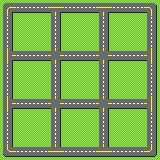

A 2D game scene composited from a Tiled map and its tileset images. What follows is a short description and the map's XML, with every tile layer's data as written:
An orthogonal 10x10 tile map with 16x16 px tiles, 1 tile layer (Tile Layer 1).

<map version="1.2" tiledversion="1.2.1" orientation="orthogonal" renderorder="right-up" width="10" height="10" tilewidth="16" tileheight="16" infinite="0" nextlayerid="2" nextobjectid="1">
 <tileset firstgid="1" source="busian_terra.tsx" />
 <layer id="1" name="Tile Layer 1" width="10" height="10">
  <data encoding="csv">
11,5,5,12,5,5,12,5,5,9,
6,17,17,6,17,17,6,17,17,6,
6,17,17,6,17,17,6,17,17,6,
13,5,5,7,5,5,7,5,5,14,
6,17,17,6,17,17,6,17,17,6,
6,17,17,6,17,17,6,17,17,6,
13,5,5,7,5,5,7,5,5,14,
6,17,17,6,17,17,6,17,17,6,
6,17,17,6,17,17,6,17,17,6,
8,5,5,15,5,5,15,5,5,10
</data>
 </layer>
</map>
